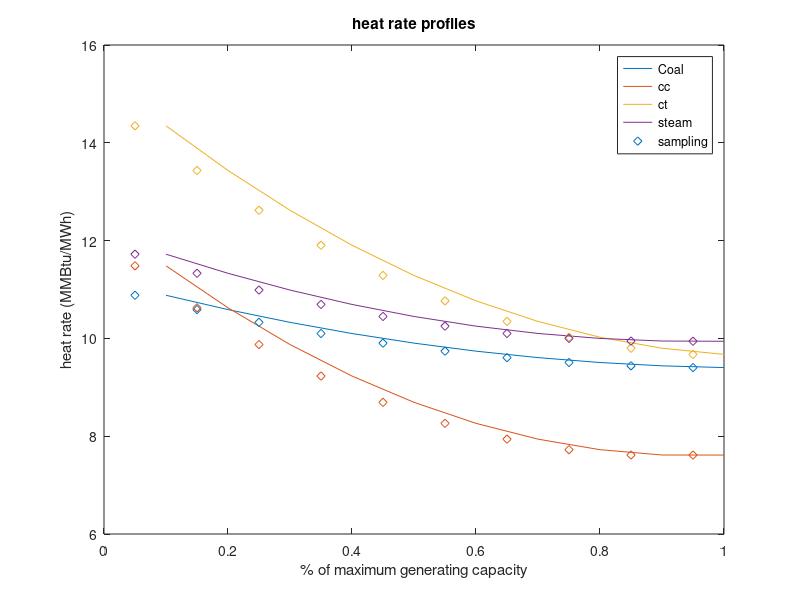
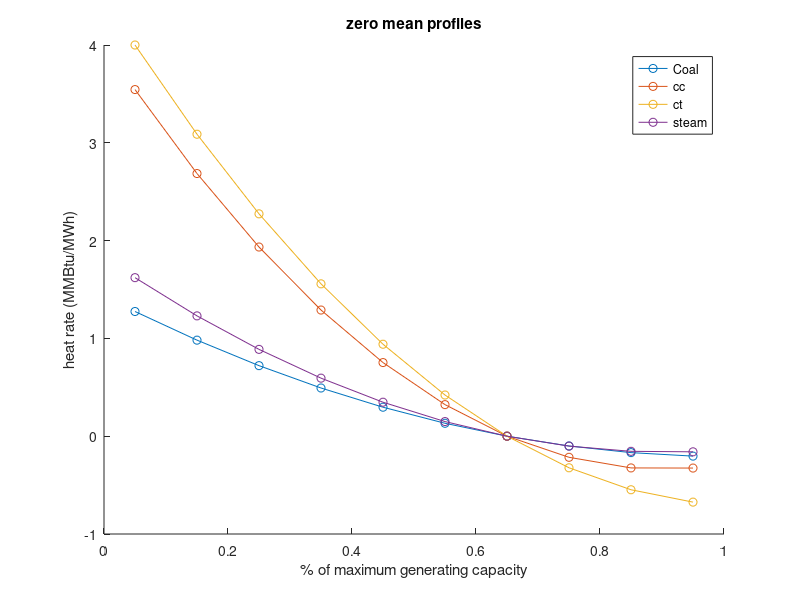

MATLAB code to generate these figures, in order: (Note: this script raises an error after producing the figures.)
% Formulates piecewise linear approximizations of power plant cost functions
% based on average heat rate data from EPA eGRID (2014) and NREL report
% (Lew, D. et al. Wind and Solar Impacts on Fossil-fuel Generators (2012)).

% Polynomials (Y = Ax^2 + Bx + C); y = heat rate (MMBtu/MWh); x = % of maximum generating capacity
% Rows: Coal, NGCC, NGCT, NG (steam)
      %A       %B      %C
M = [1.6071, -3.4107, 11.207;
     5.3571, -10.193, 12.45;
     4.9107, -10.595, 15.357;
     2.4107, -4.6304, 12.161];
 
%Plot polynomials
y_1 = @(x) M(:,3) + M(:,2)*x + M(:,1)*x.^2;
x_1 = 0.1:0.1:1;

figure;plot(x_1,y_1(x_1))
legend('Coal','cc','ct','steam')
ylabel('heat rate (MMBtu/MWh)'); xlabel('% of maximum generating capacity')
 
% Define desired number of segments
no_segments = 10;
 
% Piecewise linear functions
S = zeros(4,no_segments);

% For each power plant class
for i = 1:4
    % For each segment
    for j = 1:no_segments
        S(i,j) = M(i,1)*((j)/no_segments)^2 + M(i,2)*((j)/no_segments) + M(i,3);
    end
end

%plot S over polynomials
set(gca,'ColorOrderIndex',1)
for i=1:4
    hold on;plot(0.05:0.1:0.95,S(i,:),'d')
end
legend('Coal','cc','ct','steam','sampling');title('heat rate profiles')

% Create "zero-mean" profiles that can be added to average heat rates from
% eGRID; assumes average heat rates from eGRID are for plant producing at
% 70% of maximum capacity
S_zero = zeros(size(S));
for i = 1:4
    S_zero(i,:) = S(i,:) - (M(i,1)*(.7)^2 + M(i,2)*(.7) + M(i,3));
end

figure
for i=1:4
    hold on;plot(0.05:0.1:0.95,S_zero(i,:),'o-')
end
ylabel('heat rate (MMBtu/MWh)'); xlabel('% of maximum generating capacity')
legend('Coal','cc','ct','steam','sampling'); title('zero mean profiles')


%Read eGRID data
[num,word,combined]=xlsread('PNW_generators.xlsx','Gen_2011');
word(1,:) = [];

MC = zeros(length(num),no_segments);
NoLOAD = zeros(length(num),1);

%Add average heat rate to NREL profiles
for i=1:length(num)
    if strcmp(word(i,4),'cc')>0
            MC(i,:) = S_zero(2,:) + num(i,12);
                
                %Convert to total fuel costs for no-load calculation (model
                %parameters for no_segments = 10)
                cap = num(i,1);
                x = [.1:.1:1]*cap;
                F = zeros(no_segments,1);
                
                %Total fuel consumption by production level
                for j=1:no_segments
                    F(j) = cap*(j/no_segments)*MC(i,j);
                end
                p = polyfit(x',F,2);
                NoLOAD(i) = p(3);
                
            
     elseif strcmp(word(i,4),'ct') > 0
            
            %Marginal Heat Rate
            MC(i,:) = S_zero(3,:) + num(i,12);
            
                %Convert to total fuel costs for no-load calculation (model
                %parameters for no_segments = 10)
                cap = num(i,1);
                x = [.1:.1:1]*cap;
                F = zeros(no_segments,1);
                
                %Total fuel consumption by production level
                for j=1:no_segments
                    F(j) = cap*(j/no_segments)*MC(i,j);
                end
                p = polyfit(x',F,2);
                NoLOAD(i) = p(3);
            
     elseif strcmp(word(i,4),'steam') > 0
            
            %Marginal Heat Rate
            MC(i,:) = S_zero(4,:) + num(i,12);
            
                %Convert to total fuel costs for no-load calculation (model
                %parameters for no_segments = 10)
                cap = num(i,1);
                x = [.1:.1:1]*cap;
                F = zeros(no_segments,1);
                
                %Total fuel consumption by production level
                for j=1:no_segments
                    F(j) = cap*(j/no_segments)*MC(i,j);
                end
                p = polyfit(x',F,2);
                NoLOAD(i) = p(3);
        
    elseif strcmp (word(i,4),'coal')>0
            
            %Marginal Heat Rate
            MC(i,:) = S(1,:) + num(i,12);
            
                %Convert to total fuel costs for no-load calculation (model
                %parameters for no_segments = 10)
                cap = num(i,1);
                x = [.1:.1:1]*cap;
                F = zeros(no_segments,1);
                
                %Total fuel consumption by production level
                for j=1:no_segments
                    F(j) = cap*(j/no_segments)*MC(i,j);
                end
                p = polyfit(x',F,2);
                NoLOAD(i) = p(3);
            
    end
end


%xlswrite('PNW_generators.xlsx',NoLOAD,'out');
    

